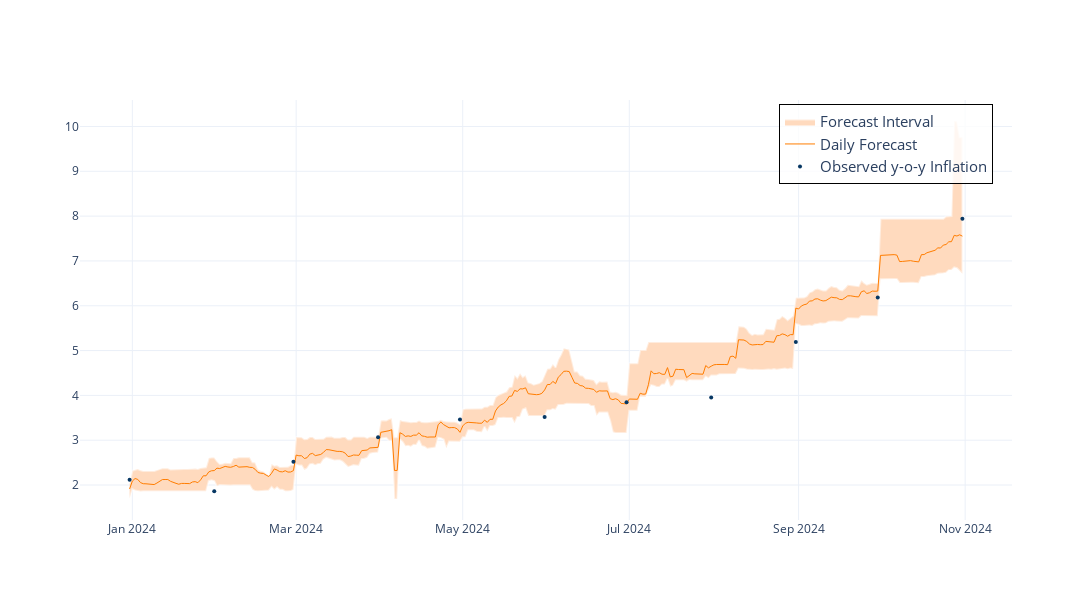

Notebook code cell kept with this figure:
### Code cell
fig3 = go.Figure()
# Add the forecast interval fill
fig3.add_trace(go.Scatter(
    x=daily_forecast.loc['2023-12-31':, ].index.tolist() + daily_forecast.loc['2023-12-31':, ].index[::-1].tolist(),
    y=daily_forecast.loc['2023-12-31':, "min"].tolist() + daily_forecast.loc['2023-12-31':, "max"][::-1].tolist(),
    fill='toself',
    fillcolor='#ffdabe',
    line=dict(color='rgba(255,255,255,0.5)'),
    hoverinfo="skip",
    showlegend=True,
    name="Forecast Interval"
))
# Add the high-frequency forecast line
fig3.add_trace(go.Scatter(
    x=daily_forecast.loc['2023-12-31':, ].index, 
    y=daily_forecast.loc['2023-12-31':, "w_avg_best"], 
    mode='lines', 
    name="Daily Forecast", 
    line=dict(color='#ff7d00', width=1.0),
    #marker=dict(size=1.5)
))
# Add the y-o-y inflation line
fig3.add_trace(go.Scatter(
    x=df.loc['2023-12-31':, ].index, 
    y=df.loc['2023-12-31':, "ipc_all"], 
    mode='markers', 
    name="Observed y-o-y Inflation", 
    line=dict(color='#073763', width=0.8),
    marker=dict(size=4)
))
# Update layout for better visualization
fig3.update_layout(
    #title='High-frequency Inflation Forecast and y-o-y Inflation',
    #xaxis_title='Date',
    #yaxis_title='%',
    #legend_title='Legend',
    template='plotly_white',
    width=1200, 
    height=600,
    legend=dict(
        x=0.75,
        y=0.99,
        bgcolor='rgba(255, 255, 255, 0.8)',
        font=dict(size=15),
        bordercolor='black',
        borderwidth=1
    )
)
# Update x-axis to show dates in the desired format
fig3.update_xaxes(tickformat='%b %Y')
# Show the plot
fig3.show()

# Save the plot as an image
#fig3.write_image('./Images/F3_Daily_Forecast.png', format='png', scale=3)

### Figure 1 — Plotly figure (JSON) as saved in the notebook; plotly's stock layout.template omitted (floating-point values rounded to 4 significant figures; data arrays with more than 128 entries replaced by an {"elided": "..."} marker saying what was removed)
{"data": [{"fill": "toself", "fillcolor": "#ffdabe", "hoverinfo": "skip", "line": {"color": "rgba(255,255,255,0.5)"}, "name": "Forecast Interval", "showlegend": true, "type": "scatter", "x": {"elided": "612 str values"}, "y": {"elided": "612 float values"}}, {"line": {"color": "#ff7d00", "width": 1}, "mode": "lines", "name": "Daily Forecast", "type": "scatter", "x": {"elided": "306 str values"}, "y": {"elided": "306 float values"}}, {"line": {"color": "#073763", "width": 0.8}, "marker": {"size": 4}, "mode": "markers", "name": "Observed y-o-y Inflation", "type": "scatter", "x": ["2023-12-31", "2024-01-31", "2024-02-29", "2024-03-31", "2024-04-30", "2024-05-31", "2024-06-30", "2024-07-31", "2024-08-31", "2024-09-30", "2024-10-31"], "y": [2.118, 1.863, 2.517, 3.063, 3.46, 3.517, 3.844, 3.954, 5.193, 6.182, 7.939]}], "layout": {"height": 600, "legend": {"bgcolor": "rgba(255, 255, 255, 0.8)", "bordercolor": "black", "borderwidth": 1, "font": {"size": 15}, "x": 0.75, "y": 0.99}, "width": 1200, "xaxis": {"tickformat": "%b %Y"}}}
